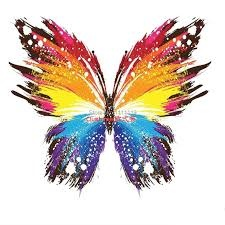
#> input picture A-TEMEL ÇALIŞMA/19_Eşik Ayarlama Thresholding (Simple Thresholding)/kelebek.jpg, 225 x 225 px
$ python esikAyarlamaThresholdingSimpleThresholding.py
#> lines starting #> are read from the running program, lines starting #| are printed output that depends on the picture; after the words box and inside, x2 and y2 are one past the last pixel; in counts of white or black regions, pixels touching at a corner belong together
import cv2
import numpy as np

image=cv2.imread("kelebek.jpg",0)
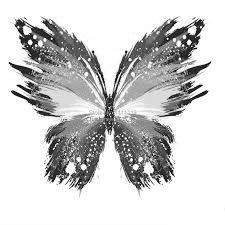
#> image: shape (225, 225); min 0, max 255, mean 205.2

ret,thres1=cv2.threshold(image,127,255,cv2.THRESH_BINARY)#127nin altındaki pikseller sıfıra yuvaralanacak. diğerleri ise255 yuvarlanacak.
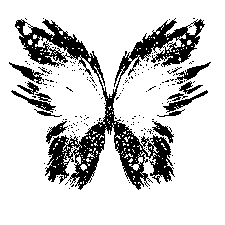
#> thres1: shape (225, 225); 80.9% white; 179 black regions (164 under 20 px), largest, box (x1, y1, x2, y2) and area: (15, 18, 205, 190) 7560, (9, 62, 44, 84) 233, (175, 62, 211, 84) 226
ret,thres2=cv2.threshold(image,127,255,cv2.THRESH_BINARY_INV)
ret,thres3=cv2.threshold(image,127,255,cv2.THRESH_TRUNC)
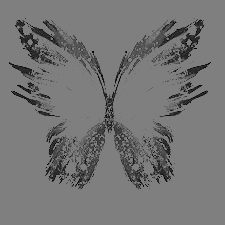
#> thres3: shape (225, 225); min 0, max 127, mean 117.2
ret,thres4=cv2.threshold(image,127,255,cv2.THRESH_TOZERO)
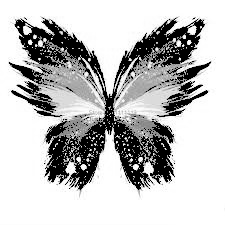
#> thres4: shape (225, 225); min 0, max 255, mean 190.8
ret,thres5=cv2.threshold(image,127,255,cv2.THRESH_TOZERO_INV)
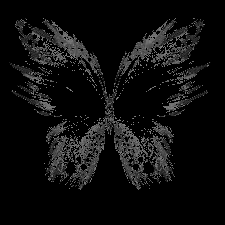
#> thres5: shape (225, 225); min 0, max 127, mean 14.4


cv2.imshow("orjinal resim",image)
cv2.imshow("thres1 resim",thres1)
cv2.imshow("thres2 resim",thres2)
cv2.imshow("thres3 resim",thres3)
cv2.imshow("thres4 resim",thres4)
cv2.imshow("thres5 resim",thres5)

cv2.waitKey()
cv2.destroyAllWindows()
